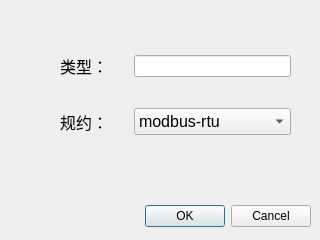
<?xml version="1.0" encoding="UTF-8"?>
<ui version="4.0">
 <class>DialogProtoAdd</class>
 <widget class="QDialog" name="DialogProtoAdd">
  <property name="geometry">
   <rect>
    <x>0</x>
    <y>0</y>
    <width>320</width>
    <height>240</height>
   </rect>
  </property>
  <property name="windowTitle">
   <string>Dialog</string>
  </property>
  <widget class="QDialogButtonBox" name="buttonBox">
   <property name="geometry">
    <rect>
     <x>10</x>
     <y>200</y>
     <width>301</width>
     <height>32</height>
    </rect>
   </property>
   <property name="orientation">
    <enum>Qt::Horizontal</enum>
   </property>
   <property name="standardButtons">
    <set>QDialogButtonBox::Cancel|QDialogButtonBox::Ok</set>
   </property>
  </widget>
  <widget class="QWidget" name="">
   <property name="geometry">
    <rect>
     <x>60</x>
     <y>30</y>
     <width>231</width>
     <height>131</height>
    </rect>
   </property>
   <layout class="QVBoxLayout" name="verticalLayout">
    <item>
     <layout class="QHBoxLayout" name="horizontalLayout" stretch="3,7">
      <item>
       <widget class="QLabel" name="label">
        <property name="font">
         <font>
          <pointsize>12</pointsize>
         </font>
        </property>
        <property name="text">
         <string>类型：</string>
        </property>
       </widget>
      </item>
      <item>
       <widget class="QLineEdit" name="lineEdit"/>
      </item>
     </layout>
    </item>
    <item>
     <layout class="QHBoxLayout" name="horizontalLayout_2" stretch="3,7">
      <item>
       <widget class="QLabel" name="label_2">
        <property name="font">
         <font>
          <pointsize>12</pointsize>
         </font>
        </property>
        <property name="text">
         <string>规约：</string>
        </property>
       </widget>
      </item>
      <item>
       <widget class="QComboBox" name="comboBox">
        <property name="font">
         <font>
          <pointsize>12</pointsize>
         </font>
        </property>
        <item>
         <property name="text">
          <string>modbus-rtu</string>
         </property>
        </item>
       </widget>
      </item>
     </layout>
    </item>
   </layout>
  </widget>
 </widget>
 <resources/>
 <connections>
  <connection>
   <sender>buttonBox</sender>
   <signal>accepted()</signal>
   <receiver>DialogProtoAdd</receiver>
   <slot>accept()</slot>
   <hints>
    <hint type="sourcelabel">
     <x>248</x>
     <y>254</y>
    </hint>
    <hint type="destinationlabel">
     <x>157</x>
     <y>274</y>
    </hint>
   </hints>
  </connection>
  <connection>
   <sender>buttonBox</sender>
   <signal>rejected()</signal>
   <receiver>DialogProtoAdd</receiver>
   <slot>reject()</slot>
   <hints>
    <hint type="sourcelabel">
     <x>316</x>
     <y>260</y>
    </hint>
    <hint type="destinationlabel">
     <x>286</x>
     <y>274</y>
    </hint>
   </hints>
  </connection>
 </connections>
</ui>
